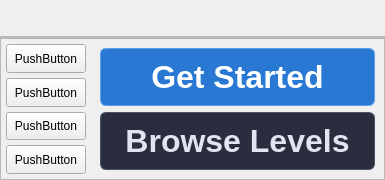
         <widget class="QFrame" name="Showcase">
          <property name="frameShape">
           <enum>QFrame::Shape::NoFrame</enum>
          </property>
          <property name="frameShadow">
           <enum>QFrame::Shadow::Raised</enum>
          </property>
          <property name="lineWidth">
           <number>0</number>
          </property>
          <layout class="QVBoxLayout" name="verticalLayout_2" stretch="1,7">
           <property name="spacing">
            <number>0</number>
           </property>
           <property name="leftMargin">
            <number>0</number>
           </property>
           <property name="topMargin">
            <number>0</number>
           </property>
           <property name="rightMargin">
            <number>0</number>
           </property>
           <property name="bottomMargin">
            <number>0</number>
           </property>
           <item>
            <widget class="QLabel" name="label">
             <property name="maximumSize">
              <size>
               <width>16777215</width>
               <height>64</height>
              </size>
             </property>
             <property name="styleSheet">
              <string notr="true">QLabel { color: #efefef; font-weight: bold; font-size: 24pt; }</string>
             </property>
             <property name="frameShape">
              <enum>QFrame::Shape::NoFrame</enum>
             </property>
             <property name="lineWidth">
              <number>0</number>
             </property>
             <property name="text">
              <string>ELCS</string>
             </property>
             <property name="alignment">
              <set>Qt::AlignmentFlag::AlignCenter</set>
             </property>
            </widget>
           </item>
           <item>
            <widget class="QFrame" name="levelFrame">
             <property name="frameShape">
              <enum>QFrame::Shape::NoFrame</enum>
             </property>
             <property name="frameShadow">
              <enum>QFrame::Shadow::Raised</enum>
             </property>
             <property name="lineWidth">
              <number>0</number>
             </property>
             <layout class="QVBoxLayout" name="verticalLayout_4" stretch="5,2">
              <property name="spacing">
               <number>0</number>
              </property>
              <property name="leftMargin">
               <number>0</number>
              </property>
              <property name="topMargin">
               <number>0</number>
              </property>
              <property name="rightMargin">
               <number>0</number>
              </property>
              <property name="bottomMargin">
               <number>0</number>
              </property>
              <item>
               <widget class="QFrame" name="levelShowcaseFrame">
                <property name="frameShape">
                 <enum>QFrame::Shape::StyledPanel</enum>
                </property>
                <property name="frameShadow">
                 <enum>QFrame::Shadow::Raised</enum>
                </property>
                <layout class="QHBoxLayout" name="horizontalLayout_2">
                 <property name="spacing">
                  <number>0</number>
                 </property>
                 <property name="leftMargin">
                  <number>0</number>
                 </property>
                 <property name="topMargin">
                  <number>0</number>
                 </property>
                 <property name="rightMargin">
                  <number>0</number>
                 </property>
                 <property name="bottomMargin">
                  <number>0</number>
                 </property>
                 <item>
                  <widget class="QFrame" name="puzzleShowcaseFrame">
                   <property name="frameShape">
                    <enum>QFrame::Shape::StyledPanel</enum>
                   </property>
                   <property name="frameShadow">
                    <enum>QFrame::Shadow::Raised</enum>
                   </property>
                  </widget>
                 </item>
                 <item>
                  <widget class="QFrame" name="tutorialShowcaseFrame">
                   <property name="frameShape">
                    <enum>QFrame::Shape::StyledPanel</enum>
                   </property>
                   <property name="frameShadow">
                    <enum>QFrame::Shadow::Raised</enum>
                   </property>
                  </widget>
                 </item>
                </layout>
               </widget>
              </item>
              <item>
               <widget class="QFrame" name="levelControlFrame">
                <property name="frameShape">
                 <enum>QFrame::Shape::StyledPanel</enum>
                </property>
                <property name="frameShadow">
                 <enum>QFrame::Shadow::Raised</enum>
                </property>
                <layout class="QHBoxLayout" name="horizontalLayout_3" stretch="1,2">
                 <property name="spacing">
                  <number>0</number>
                 </property>
                 <property name="leftMargin">
                  <number>0</number>
                 </property>
                 <property name="topMargin">
                  <number>0</number>
                 </property>
                 <property name="rightMargin">
                  <number>0</number>
                 </property>
                 <property name="bottomMargin">
                  <number>0</number>
                 </property>
                 <item>
                  <widget class="QFrame" name="frame_3">
                   <property name="frameShape">
                    <enum>QFrame::Shape::NoFrame</enum>
                   </property>
                   <property name="frameShadow">
                    <enum>QFrame::Shadow::Raised</enum>
                   </property>
                   <property name="lineWidth">
                    <number>0</number>
                   </property>
                   <layout class="QVBoxLayout" name="verticalLayout_5">
                    <property name="spacing">
                     <number>5</number>
                    </property>
                    <property name="leftMargin">
                     <number>5</number>
                    </property>
                    <property name="topMargin">
                     <number>5</number>
                    </property>
                    <property name="rightMargin">
                     <number>5</number>
                    </property>
                    <property name="bottomMargin">
                     <number>5</number>
                    </property>
                    <item>
                     <widget class="QPushButton" name="pushButton_15">
                      <property name="sizePolicy">
                       <sizepolicy hsizetype="Minimum" vsizetype="Expanding">
                        <horstretch>0</horstretch>
                        <verstretch>0</verstretch>
                       </sizepolicy>
                      </property>
                      <property name="text">
                       <string>PushButton</string>
                      </property>
                      <property name="default">
                       <bool>false</bool>
                      </property>
                      <property name="flat">
                       <bool>false</bool>
                      </property>
                     </widget>
                    </item>
                    <item>
                     <widget class="QPushButton" name="pushButton_18">
                      <property name="sizePolicy">
                       <sizepolicy hsizetype="Minimum" vsizetype="Expanding">
                        <horstretch>0</horstretch>
                        <verstretch>0</verstretch>
                       </sizepolicy>
                      </property>
                      <property name="text">
                       <string>PushButton</string>
                      </property>
                      <property name="default">
                       <bool>false</bool>
                      </property>
                      <property name="flat">
                       <bool>false</bool>
                      </property>
                     </widget>
                    </item>
                    <item>
                     <widget class="QPushButton" name="pushButton_17">
                      <property name="sizePolicy">
                       <sizepolicy hsizetype="Minimum" vsizetype="Expanding">
                        <horstretch>0</horstretch>
                        <verstretch>0</verstretch>
                       </sizepolicy>
                      </property>
                      <property name="text">
                       <string>PushButton</string>
                      </property>
                      <property name="default">
                       <bool>false</bool>
                      </property>
                      <property name="flat">
                       <bool>false</bool>
                      </property>
                     </widget>
                    </item>
                    <item>
                     <widget class="QPushButton" name="pushButton_16">
                      <property name="sizePolicy">
                       <sizepolicy hsizetype="Minimum" vsizetype="Expanding">
                        <horstretch>0</horstretch>
                        <verstretch>0</verstretch>
                       </sizepolicy>
                      </property>
                      <property name="text">
                       <string>PushButton</string>
                      </property>
                      <property name="default">
                       <bool>false</bool>
                      </property>
                      <property name="flat">
                       <bool>false</bool>
                      </property>
                     </widget>
                    </item>
                   </layout>
                  </widget>
                 </item>
                 <item>
                  <widget class="QFrame" name="frame_4">
                   <property name="frameShape">
                    <enum>QFrame::Shape::NoFrame</enum>
                   </property>
                   <property name="frameShadow">
                    <enum>QFrame::Shadow::Raised</enum>
                   </property>
                   <property name="lineWidth">
                    <number>0</number>
                   </property>
                   <layout class="QVBoxLayout" name="verticalLayout_6">
                    <item>
                     <widget class="QPushButton" name="getStartedButton">
                      <property name="sizePolicy">
                       <sizepolicy hsizetype="Minimum" vsizetype="MinimumExpanding">
                        <horstretch>0</horstretch>
                        <verstretch>0</verstretch>
                       </sizepolicy>
                      </property>
                      <property name="styleSheet">
                       <string notr="true">QPushButton#getStartedButton {
    background: #2878d4;
    color: #ffffff;
    border: 1px solid #5da0ee;
    border-radius: 6px;
    padding: 10px 24px;
    font-size: 24pt;
    font-weight: 600;
}

QPushButton#getStartedButton:hover {
    background: #3589e8;
    border: 1px solid #79b4f5;
}

QPushButton#getStartedButton:pressed {
    background: #1d5fae;
    border: 1px solid #4c8ed0;
}</string>
                      </property>
                      <property name="text">
                       <string>Get Started</string>
                      </property>
                     </widget>
                    </item>
                    <item>
                     <widget class="QPushButton" name="browseLevelsButton">
                      <property name="sizePolicy">
                       <sizepolicy hsizetype="Minimum" vsizetype="MinimumExpanding">
                        <horstretch>0</horstretch>
                        <verstretch>0</verstretch>
                       </sizepolicy>
                      </property>
                      <property name="styleSheet">
                       <string notr="true">QPushButton#browseLevelsButton {
    background: #292d3d;
    color: #dfe4f0;
    border: 1px solid #4a5268;
    border-radius: 6px;
    padding: 10px 24px;
    font-size: 24pt;
    font-weight: 500;
}

QPushButton#browseLevelsButton:hover {
    background: #343a4e;
    color: #ffffff;
    border: 1px solid #626d87;
}

QPushButton#browseLevelsButton:pressed {
    background: #202431;
    border: 1px solid #424a5d;
}</string>
                      </property>
                      <property name="text">
                       <string>Browse Levels</string>
                      </property>
                     </widget>
                    </item>
                   </layout>
                  </widget>
                 </item>
                </layout>
               </widget>
              </item>
             </layout>
            </widget>
           </item>
          </layout>
         </widget>
